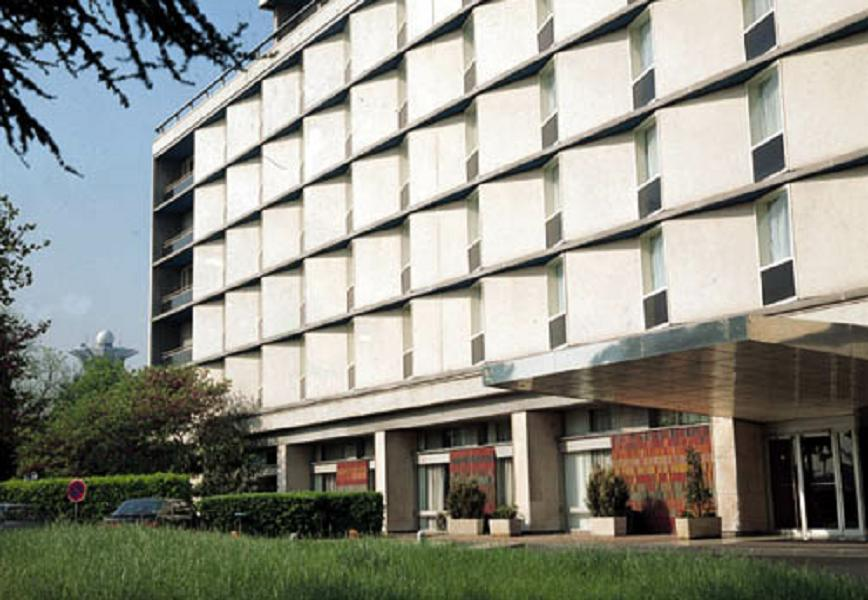
//> input picture vscode/image/building.png, 868 x 600 px
$ ./hough   (built with g++ and OpenCV 4)
//> lines starting //> are read from the running program, lines starting //| are printed output that depends on the picture
//> in readImage, image is the input picture: 600 rows x 868 cols, CV_8UC3; mean B, G, R 133.7, 143.6, 142.9
#include <opencv2/opencv.hpp>
#include <iostream>

using namespace std;

void cannyAndHough(cv::Mat src, cv::Mat dst, double rho,
		double theta, int threshold, double minL, double minGap)
	{
//> called with rho = 1, theta = 0.0175, threshold = 80, minL = 30, minGap = 10
	using namespace cv;

	Mat edges;
    Canny( src, edges, 50, 200, 3 );
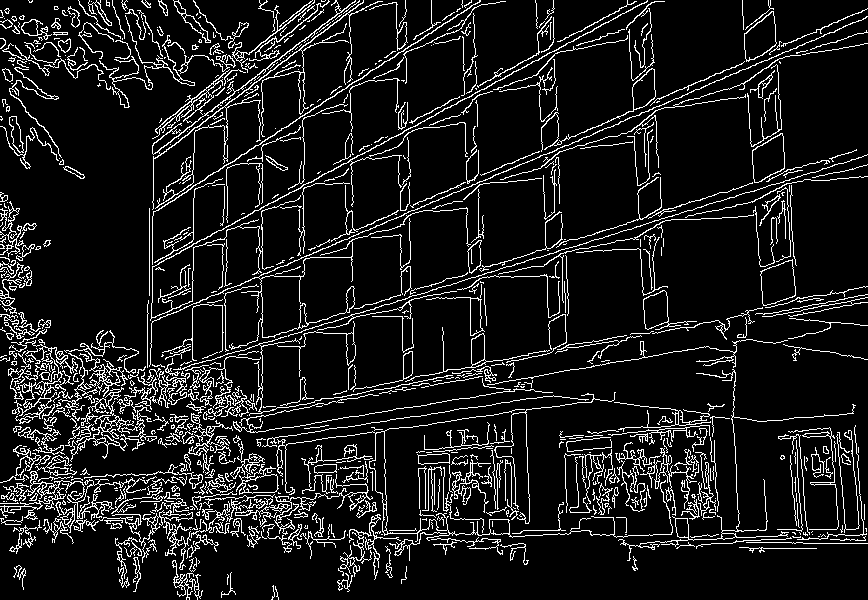
//> edges: 600 rows x 868 cols, CV_8UC1; 10.6% white in thin lines or dots
    cvtColor( edges, dst, COLOR_GRAY2BGR );
//> dst: 600 rows x 868 cols, CV_8UC3; 10.6% white in thin lines or dots
    vector<Vec4i> lines;
    HoughLinesP( edges, lines, rho, theta, threshold, minL, minGap);
//> lines = 734 lines (x1, y1, x2, y2), first 8: [147, 323, 865, 18], [369, 530, 421, 530], [240, 416, 490, 367], [262, 278, 262, 42], [367, 224, 657, 101], [269, 446, 498, 414], [149, 215, 480, 0], [764, 316, 850, 301]
    for( size_t i = 0; i < lines.size(); i++ ) {
        line( dst, Point(lines[i][0], lines[i][1]),
        Point( lines[i][2], lines[i][3]), Scalar(0,0,255), 2, 8 );
    }
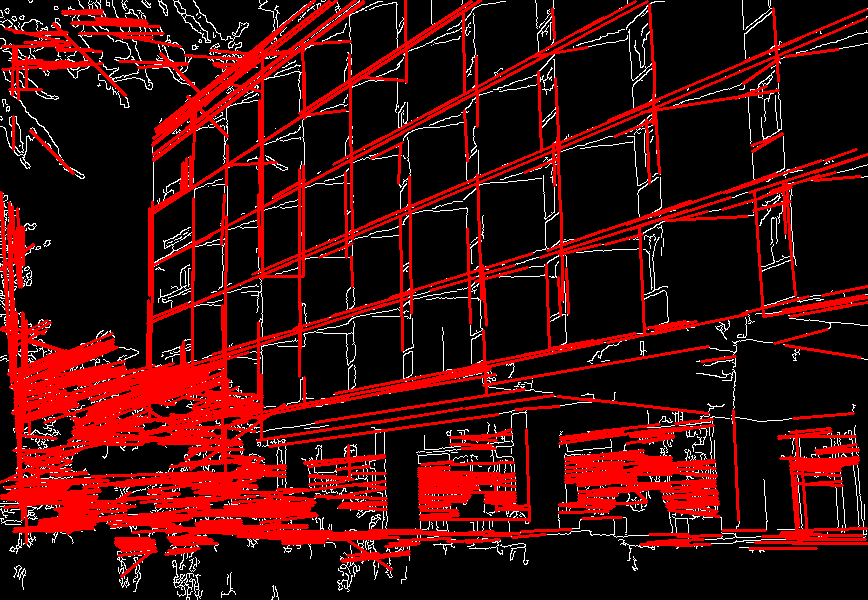
//> dst: 600 rows x 868 cols, CV_8UC3; mean B, G, R 9.8, 9.8, 63
}

void readImage(char* name)
{
	cv::Mat image = cv::imread(name);
    int threshold = 80;
	double minL = 30;
	cv::Mat result = image.clone();

	if (image.empty())
	{
		cout << "画像ファイルを読み込めませんでした．" << endl;
		return;
	}

	cv::imshow("元画像", image);
    cannyAndHough(image, result, 1, CV_PI/180, threshold, minL, 10);
	cv::imshow("結果画像", result);

	cv::waitKey();
}

int main(int argc, char* argv[])
{
    if (argc < 2)
    {
        readImage("../image/building.png");
    }
	else{
        readImage(argv[1]);
    }

	return 0;
}
